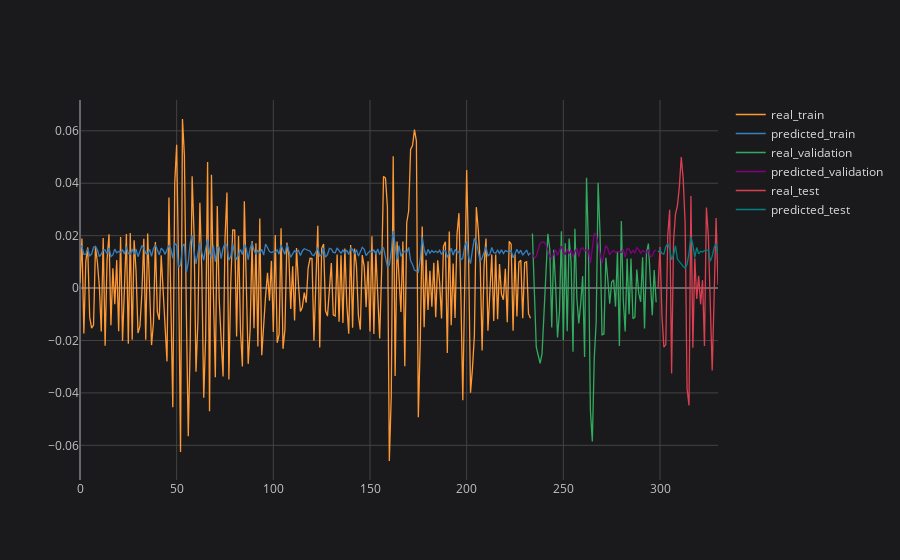

The code cell stored with this chart in its notebook:
### Code cell
# plotting partial result
plot_ticker = 'PETR4'
plot_feature = 'Adj Close'
plot_imf = 'IMF1'

concatenated_results[plot_ticker][plot_feature][plot_imf].iplot(title=f'{plot_ticker} {plot_feature} {plot_imf}', asFigure=True, layout=space)

### Figure 1 — Plotly figure (JSON) as saved in the notebook; plotly's stock layout.template omitted (floating-point values rounded to 4 significant figures; data arrays with more than 128 entries replaced by an {"elided": "..."} marker saying what was removed)
{"data": [{"line": {"color": "rgba(255, 153, 51, 1.0)", "dash": "solid", "shape": "linear", "width": 1.3}, "mode": "lines", "name": "real_train", "text": "", "type": "scatter", "x": {"elided": "331 float values"}, "y": {"elided": "331 mixed values"}}, {"line": {"color": "rgba(55, 128, 191, 1.0)", "dash": "solid", "shape": "linear", "width": 1.3}, "mode": "lines", "name": "predicted_train", "text": "", "type": "scatter", "x": {"elided": "331 float values"}, "y": {"elided": "331 mixed values"}}, {"line": {"color": "rgba(50, 171, 96, 1.0)", "dash": "solid", "shape": "linear", "width": 1.3}, "mode": "lines", "name": "real_validation", "text": "", "type": "scatter", "x": {"elided": "331 float values"}, "y": {"elided": "331 mixed values"}}, {"line": {"color": "rgba(128, 0, 128, 1.0)", "dash": "solid", "shape": "linear", "width": 1.3}, "mode": "lines", "name": "predicted_validation", "text": "", "type": "scatter", "x": {"elided": "331 float values"}, "y": {"elided": "331 mixed values"}}, {"line": {"color": "rgba(219, 64, 82, 1.0)", "dash": "solid", "shape": "linear", "width": 1.3}, "mode": "lines", "name": "real_test", "text": "", "type": "scatter", "x": {"elided": "331 float values"}, "y": {"elided": "331 mixed values"}}, {"line": {"color": "rgba(0, 128, 128, 1.0)", "dash": "solid", "shape": "linear", "width": 1.3}, "mode": "lines", "name": "predicted_test", "text": "", "type": "scatter", "x": {"elided": "331 float values"}, "y": {"elided": "331 mixed values"}}], "layout": {"legend": {"bgcolor": "#1A1A1C", "font": {"color": "#D9D9D9", "size": 12}}, "paper_bgcolor": "#1A1A1C", "plot_bgcolor": "#1A1A1C", "title": {"font": {"color": "#D9D9D9"}, "x": 0.5}, "xaxis": {"gridcolor": "#434343", "showgrid": true, "tickfont": {"color": "#C2C2C2", "size": 12}, "title": {"font": {"color": "#D9D9D9"}}, "zerolinecolor": "#666570"}, "yaxis": {"gridcolor": "#434343", "showgrid": true, "tickfont": {"color": "#C2C2C2", "size": 12}, "title": {"font": {"color": "#D9D9D9"}}, "zerolinecolor": "#666570"}}}
